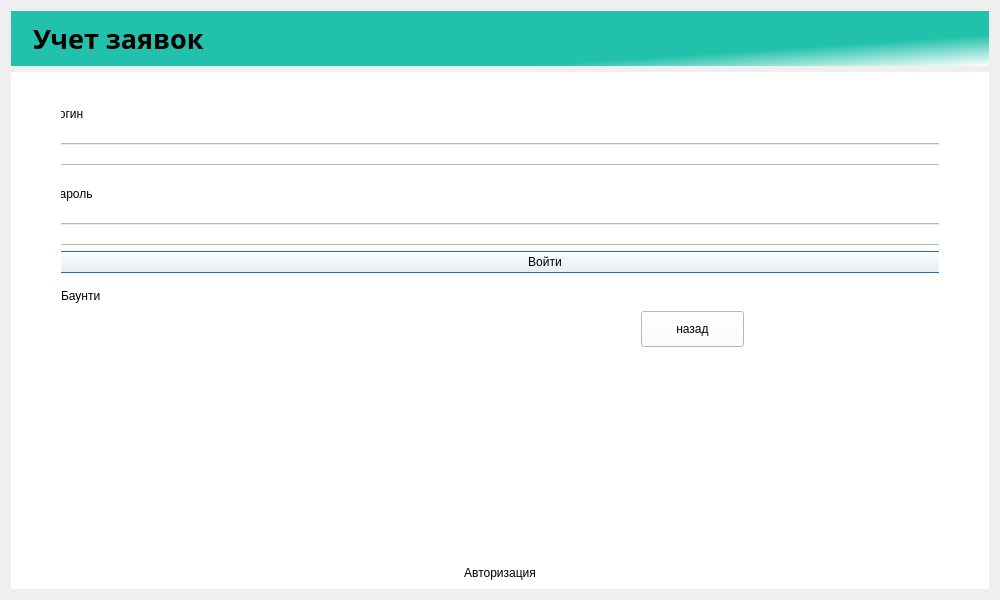
<?xml version="1.0" encoding="UTF-8"?>
<ui version="4.0">
 <class>Dialog</class>
 <widget class="QDialog" name="Dialog">
  <property name="geometry">
   <rect>
    <x>0</x>
    <y>0</y>
    <width>1000</width>
    <height>600</height>
   </rect>
  </property>
  <property name="minimumSize">
   <size>
    <width>1000</width>
    <height>600</height>
   </size>
  </property>
  <property name="windowTitle">
   <string>Dialog</string>
  </property>
  <layout class="QGridLayout" name="gridLayout">
   <item row="0" column="0">
    <widget class="QWidget" name="widget" native="true">
     <property name="styleSheet">
      <string notr="true">QWidget#widget{
background-color: qlineargradient(spread:pad, x1:0.719626, y1:0.767, x2:1, y2:1, stop:0 rgba(33, 193, 171, 255), stop:1 rgba(255, 255, 255, 255));
}</string>
     </property>
     <layout class="QHBoxLayout" name="horizontalLayout">
      <item>
       <layout class="QFormLayout" name="formLayout">
        <item row="0" column="0">
         <widget class="QLabel" name="label_2">
          <property name="text">
           <string/>
          </property>
          <property name="pixmap">
           <pixmap> борщ.png</pixmap>
          </property>
          <property name="scaledContents">
           <bool>true</bool>
          </property>
         </widget>
        </item>
        <item row="0" column="1">
         <widget class="QLabel" name="label">
          <property name="font">
           <font>
            <family>MathJax_Fraktur</family>
            <pointsize>20</pointsize>
            <italic>false</italic>
            <bold>true</bold>
           </font>
          </property>
          <property name="text">
           <string>Учет заявок</string>
          </property>
         </widget>
        </item>
       </layout>
      </item>
     </layout>
    </widget>
   </item>
   <item row="1" column="0">
    <widget class="QWidget" name="widget_2" native="true">
     <property name="styleSheet">
      <string notr="true">
background-color: rgb(255, 255, 255);</string>
     </property>
     <layout class="QVBoxLayout" name="verticalLayout_2">
      <property name="leftMargin">
       <number>50</number>
      </property>
      <property name="rightMargin">
       <number>50</number>
      </property>
      <item>
       <widget class="QStackedWidget" name="stackedWidget">
        <property name="currentIndex">
         <number>0</number>
        </property>
        <widget class="QWidget" name="page">
         <widget class="QWidget" name="widget_4" native="true">
          <property name="geometry">
           <rect>
            <x>-10</x>
            <y>10</y>
            <width>988</width>
            <height>182</height>
           </rect>
          </property>
          <property name="styleSheet">
           <string notr="true">background-color: rgb(255, 255, 255);</string>
          </property>
          <layout class="QVBoxLayout" name="verticalLayout_3">
           <item>
            <layout class="QVBoxLayout" name="verticalLayout">
             <item>
              <widget class="QLabel" name="Login">
               <property name="text">
                <string>Логин</string>
               </property>
              </widget>
             </item>
             <item>
              <widget class="QLineEdit" name="lineEdit"/>
             </item>
             <item>
              <widget class="QLabel" name="bbb">
               <property name="text">
                <string>Пароль</string>
               </property>
              </widget>
             </item>
             <item>
              <widget class="QLineEdit" name="PasswordField"/>
             </item>
             <item>
              <widget class="QPushButton" name="pushButton">
               <property name="text">
                <string>Войти</string>
               </property>
              </widget>
             </item>
            </layout>
           </item>
          </layout>
         </widget>
         <widget class="QWidget" name="widget_3" native="true">
          <property name="geometry">
           <rect>
            <x>0</x>
            <y>200</y>
            <width>988</width>
            <height>30</height>
           </rect>
          </property>
          <property name="styleSheet">
           <string notr="true">background-color: rgb(255, 255, 255);</string>
          </property>
          <layout class="QVBoxLayout" name="verticalLayout_4">
           <item>
            <widget class="QLabel" name="error">
             <property name="text">
              <string>Баунти</string>
             </property>
            </widget>
           </item>
          </layout>
         </widget>
         <widget class="QPushButton" name="pushButton_2">
          <property name="geometry">
           <rect>
            <x>580</x>
            <y>230</y>
            <width>103</width>
            <height>36</height>
           </rect>
          </property>
          <property name="text">
           <string>назад</string>
          </property>
         </widget>
        </widget>
        <widget class="QWidget" name="Zakazchik">
         <widget class="QLabel" name="label_4">
          <property name="geometry">
           <rect>
            <x>540</x>
            <y>180</y>
            <width>131</width>
            <height>18</height>
           </rect>
          </property>
          <property name="text">
           <string>Заказчик</string>
          </property>
         </widget>
         <widget class="QPushButton" name="pushButton_3">
          <property name="geometry">
           <rect>
            <x>60</x>
            <y>190</y>
            <width>103</width>
            <height>36</height>
           </rect>
          </property>
          <property name="text">
           <string>назад</string>
          </property>
         </widget>
        </widget>
        <widget class="QWidget" name="Master">
         <widget class="QLabel" name="label_5">
          <property name="geometry">
           <rect>
            <x>340</x>
            <y>140</y>
            <width>241</width>
            <height>18</height>
           </rect>
          </property>
          <property name="text">
           <string>Мастер</string>
          </property>
         </widget>
         <widget class="QPushButton" name="pushButton_4">
          <property name="geometry">
           <rect>
            <x>720</x>
            <y>180</y>
            <width>103</width>
            <height>36</height>
           </rect>
          </property>
          <property name="text">
           <string>назад</string>
          </property>
         </widget>
        </widget>
        <widget class="QWidget" name="Operator">
         <widget class="QLabel" name="label_6">
          <property name="geometry">
           <rect>
            <x>430</x>
            <y>130</y>
            <width>101</width>
            <height>41</height>
           </rect>
          </property>
          <property name="text">
           <string>Оператор</string>
          </property>
         </widget>
         <widget class="QPushButton" name="pushButton_5">
          <property name="geometry">
           <rect>
            <x>150</x>
            <y>140</y>
            <width>103</width>
            <height>36</height>
           </rect>
          </property>
          <property name="text">
           <string>назад</string>
          </property>
         </widget>
        </widget>
        <widget class="QWidget" name="Manager">
         <widget class="QLabel" name="label_7">
          <property name="geometry">
           <rect>
            <x>490</x>
            <y>200</y>
            <width>101</width>
            <height>31</height>
           </rect>
          </property>
          <property name="text">
           <string>Manager</string>
          </property>
         </widget>
         <widget class="QPushButton" name="pushButton_6">
          <property name="geometry">
           <rect>
            <x>100</x>
            <y>80</y>
            <width>103</width>
            <height>36</height>
           </rect>
          </property>
          <property name="text">
           <string>назад</string>
          </property>
         </widget>
        </widget>
       </widget>
      </item>
      <item>
       <widget class="QLabel" name="label_3">
        <property name="layoutDirection">
         <enum>Qt::LeftToRight</enum>
        </property>
        <property name="text">
         <string>&lt;html&gt;&lt;head/&gt;&lt;body&gt;&lt;p align=&quot;center&quot;&gt;Авторизация&lt;/p&gt;&lt;/body&gt;&lt;/html&gt;</string>
        </property>
       </widget>
      </item>
     </layout>
    </widget>
   </item>
  </layout>
 </widget>
 <resources/>
 <connections/>
</ui>
